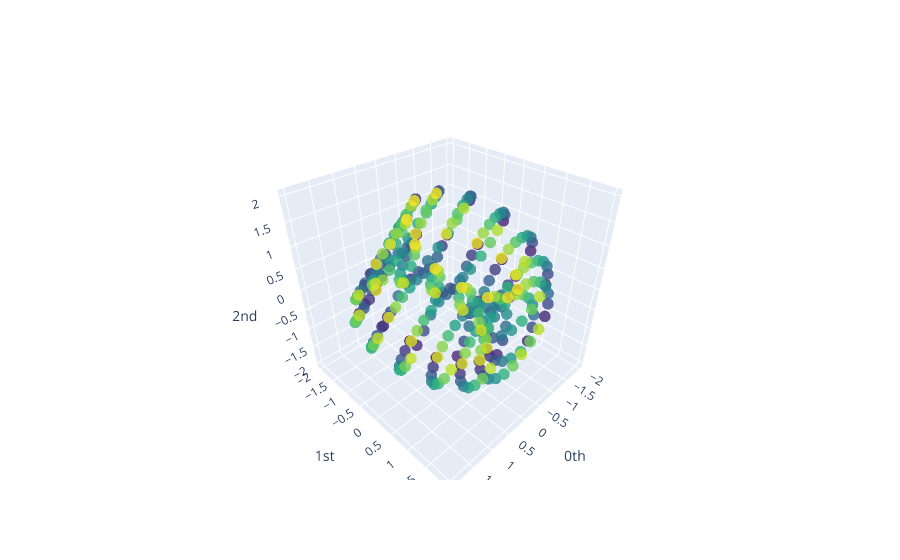

The cell this chart's notebook holds for it:
### Code cell
y_nonperiodic_embedded = embedder_nonperiodic.fit_transform(df['Amplitude'])

plot_point_cloud(y_nonperiodic_embedded)

### Figure 1 — Plotly figure (JSON) as saved in the notebook; plotly's stock layout.template omitted (floating-point values rounded to 4 significant figures; data arrays with more than 128 entries replaced by an {"elided": "..."} marker saying what was removed)
{"data": [{"marker": {"color": {"elided": "323 int values"}, "colorscale": [[0, "#440154"], [0.1111, "#482878"], [0.2222, "#3e4989"], [0.3333, "#31688e"], [0.4444, "#26828e"], [0.5556, "#1f9e89"], [0.6667, "#35b779"], [0.7778, "#6ece58"], [0.8889, "#b5de2b"], [1, "#fde725"]], "opacity": 0.8, "size": 4}, "mode": "markers", "type": "scatter3d", "x": {"elided": "323 float values"}, "y": {"elided": "323 float values"}, "z": {"elided": "323 float values"}}], "layout": {"autosize": true, "scene": {"aspectmode": "auto", "aspectratio": {"x": 0.9997, "y": 0.9964, "z": 1.004}, "xaxis": {"exponentformat": "e", "showexponent": "all", "title": {"text": "0th"}, "type": "linear"}, "yaxis": {"exponentformat": "e", "showexponent": "all", "title": {"text": "1st"}, "type": "linear"}, "zaxis": {"exponentformat": "e", "showexponent": "all", "title": {"text": "2nd"}, "type": "linear"}}}}
